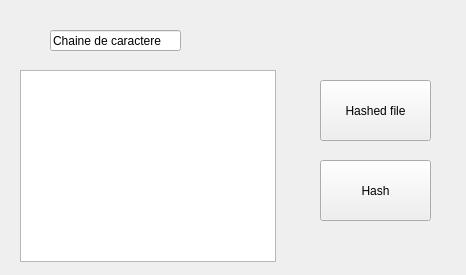
<?xml version="1.0" encoding="UTF-8"?>
<ui version="4.0">
 <class>Widget</class>
 <widget class="QWidget" name="Widget">
  <property name="geometry">
   <rect>
    <x>0</x>
    <y>0</y>
    <width>466</width>
    <height>275</height>
   </rect>
  </property>
  <property name="windowTitle">
   <string>Widget</string>
  </property>
  <widget class="QLineEdit" name="lineEdit">
   <property name="geometry">
    <rect>
     <x>50</x>
     <y>30</y>
     <width>131</width>
     <height>21</height>
    </rect>
   </property>
   <property name="text">
    <string>Chaine de caractere</string>
   </property>
  </widget>
  <widget class="QPushButton" name="pushButton">
   <property name="geometry">
    <rect>
     <x>320</x>
     <y>80</y>
     <width>111</width>
     <height>61</height>
    </rect>
   </property>
   <property name="text">
    <string>Hashed file</string>
   </property>
  </widget>
  <widget class="QPushButton" name="pushButton_2">
   <property name="geometry">
    <rect>
     <x>320</x>
     <y>160</y>
     <width>111</width>
     <height>61</height>
    </rect>
   </property>
   <property name="text">
    <string>Hash</string>
   </property>
  </widget>
  <widget class="QListView" name="listView">
   <property name="geometry">
    <rect>
     <x>20</x>
     <y>70</y>
     <width>256</width>
     <height>192</height>
    </rect>
   </property>
  </widget>
 </widget>
 <resources/>
 <connections/>
</ui>
